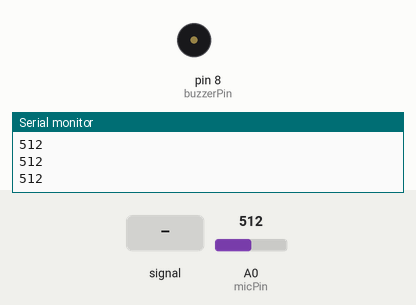
Recording of a sketch running on a simulated Arduino Uno, built with avr-gcc and run on an emulated ATmega328P. On the bench: buzzer (waves = sounding, pin HIGH), the last lines printed to the serial monitor. The inputs (shaded band) are chosen by the test bench; at power-on: A0 (micPin) = 512.

Above: at 1.2 s.
1.3 s: A0 (micPin) fed a 200 Hz sine of ±255 counts around its level
At 1.9 s:
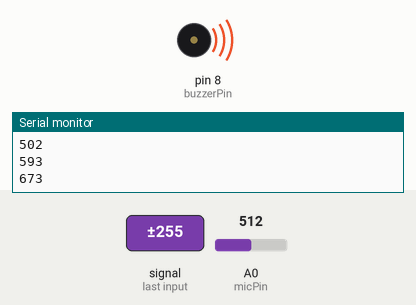
4.3 s: A0 (micPin) set to 306
At 5.2 s:
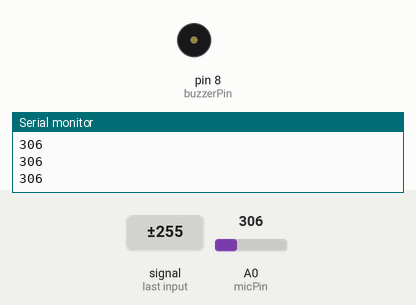
5.8 s: A0 (micPin) set to 590
7.3 s: A0 (micPin) set to 617
At 7.41 s:
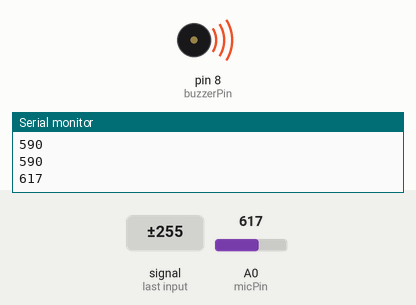
10.3 s: A0 (micPin) set to 511
At 10.3 s:
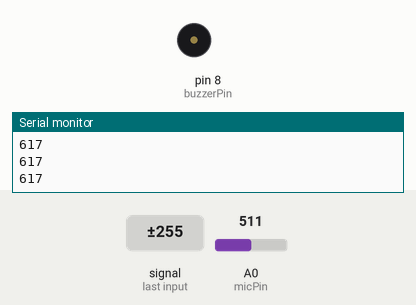
11.8 s: A0 (micPin) set to 610
At 11.92 s:
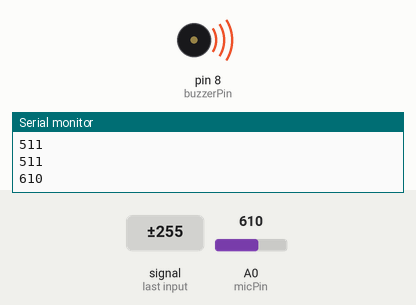
Timing chart, 0 to 15.8 s (numbered marks = the images above; inputs shaded):
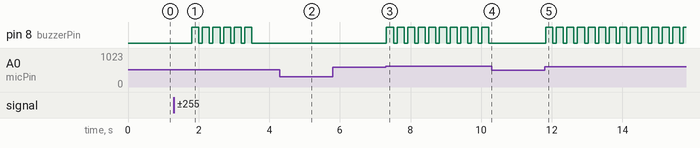

The sketch:

Mike_Buzzer.ino
```cpp
const int micPin = A0;      // 마이크 입력 핀
const int buzzerPin = 8;    // 부저 출력 핀
const int threshold = 600;  // 소리 감지 임계값 (값 조정 가능)

void setup() {
  pinMode(buzzerPin, OUTPUT);
  Serial.begin(9600); // 시리얼 모니터로 마이크 값 확인 가능
}

void loop() {
  int micValue = analogRead(micPin); // 마이크 소리 크기 읽기
  Serial.println(micValue);          // 시리얼로 출력해 보기

  if (micValue > threshold) {
    digitalWrite(buzzerPin, HIGH); // 소리가 크면 부저 울림
    delay(200);
    digitalWrite(buzzerPin, LOW);
  }

  delay(100); // 짧은 딜레이
}
```

Measured:
- the behaviour switches between 600 and 601 on A0 (micPin) (found by bisection; images 2 and 3)
- after the input at 1.3 s, pin 8 (buzzerPin): alternates HIGH for 0.20 s and LOW for 0.10 s, 12 changes in all, then stays LOW, starting after 0.51 s
- after the input at 4.3 s, pin 8 (buzzerPin): stops changing and stays LOW
- after the input at 7.3 s, pin 8 (buzzerPin): alternates HIGH for 0.20 s and LOW for 0.10 s, starting at once
- after the input at 10.3 s, pin 8 (buzzerPin): stops changing and stays LOW
- after the input at 11.8 s, pin 8 (buzzerPin): alternates HIGH for 0.20 s and LOW for 0.10 s, starting at once
